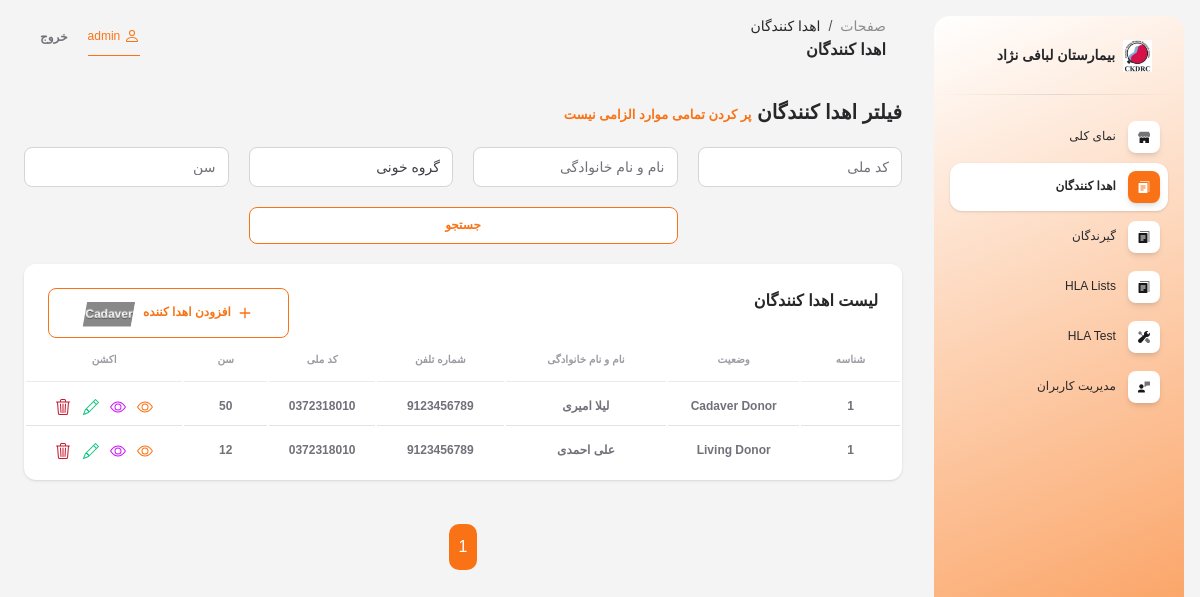
The app's page /donors/ (signed in), older data.
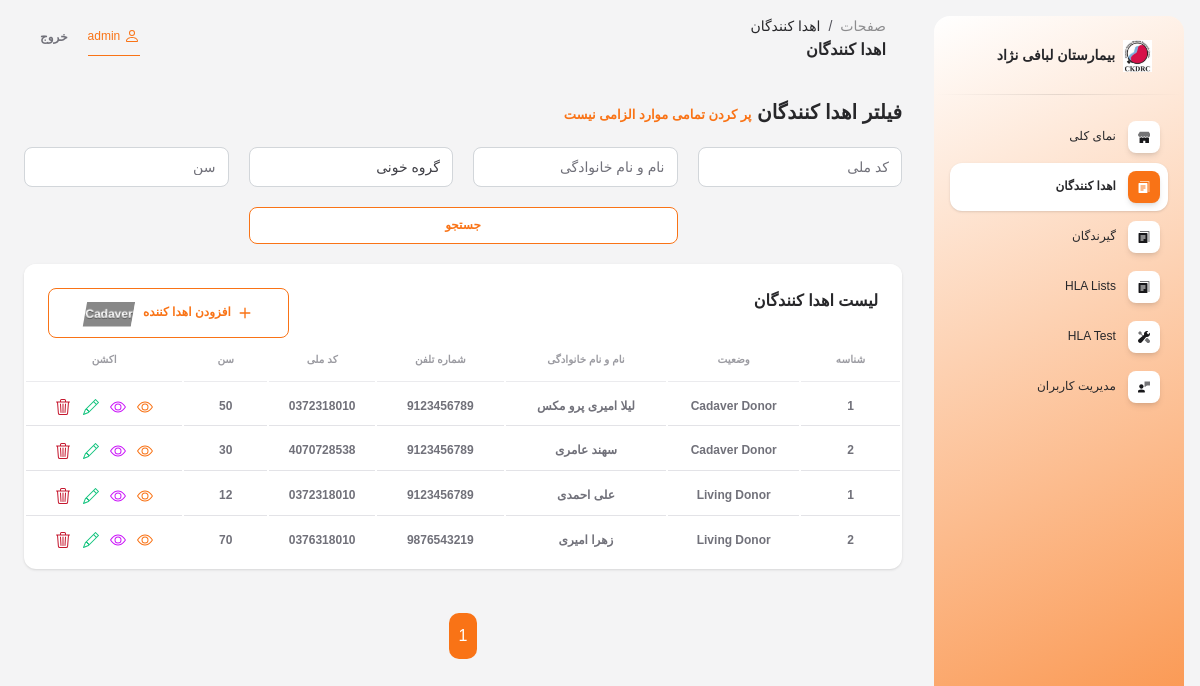
The same page, newer data.
### referees/models.py (models this page shows, shortened)
class Donor(models.Model):
    gender_choices = [
        ('1', 'مرد'),
        ('2', 'زن'),
    ]
    blood_group_choices = [
        ('A', 'A'),
        ('B', 'B'),
        ('AB', 'AB'),
        ('O', 'O'),
    ]
    status_choices = [
        ('1', 'Cadaver Donor'),
        ('2', 'Living Donor'),
    ]
    pcr_based_pdf = models.FileField(verbose_name='PCR Based PDF', upload_to='donor_pdf/', blank=True, null=True)
    full_name = models.CharField(verbose_name='نام و نام خانوادگی', max_length=200)
    national_code = models.CharField(verbose_name='کد ملی', max_length=15)
    phone_number = models.CharField(verbose_name='شماره تماس', max_length=50)
    gender = models.CharField(verbose_name='جنسیت', choices=gender_choices, max_length=1)
    pregnancies_number = models.IntegerField(verbose_name='تعداد بارداری (اختیاری)', null=True, blank=True)
    age = models.IntegerField(verbose_name='سن')
    blood_group = models.CharField(verbose_name='گروه خونی', max_length=2, choices=blood_group_choices)
    recipient_blood_group = MultiSelectField(verbose_name='گروه خونی مناسب برای گیرنده', help_text='این مقدار توسط سیستیم تعین می گردد', max_length=50, choices=blood_group_choices)
    min_recipient_age = models.IntegerField(verbose_name='حداقل سن مناسب برای گیرنده', help_text='این مقدار توسط سیستیم تعین می گردد')
    max_recipient_age = models.IntegerField(verbose_name='حداکثر سن مناسب برای گیرنده', help_text='این مقدار توسط سیستیم تعین می گردد')
    status = models.CharField(verbose_name='وضعیت', max_length=1, choices=status_choices, help_text='این مقدار توسط سیستیم تعین می گردد')
    hla_a_1 = models.ForeignKey(HlaA, on_delete=models.DO_NOTHING, verbose_name='HLA A (allele 1)', related_name='hla_a_1_%(class)s')
    hla_a_2 = models.ForeignKey(HlaA, on_delete=models.DO_NOTHING, verbose_name='HLA A (allele 2)', related_name='hla_a_2_%(class)s')
    hla_b_1 = models.ForeignKey(HlaB, on_delete=models.DO_NOTHING, verbose_name='HLA B (allele 1)', related_name='hla_b_1_%(class)s')
    hla_b_2 = models.ForeignKey(HlaB, on_delete=models.DO_NOTHING, verbose_name='HLA B (allele 2)', related_name='hla_b_2_%(class)s')
    hla_drb1_1 = models.ForeignKey(HlaDRB1, on_delete=models.DO_NOTHING, verbose_name='HLA DRB1 (allele 1)', related_name='hla_drb1_1_%(class)s')
    hla_drb1_2 = models.ForeignKey(HlaDRB1, on_delete=models.DO_NOTHING, verbose_name='HLA DRB1 (allele 2)', related_name='hla_drb1_2_%(class)s')
    hla_drb_1 = models.ForeignKey(HlaDRB, on_delete=models.DO_NOTHING, verbose_name='HLA DRB (allele 1)', null=True, blank=True, related_name='hla_drb_1_%(class)s')
    hla_drb_2 = models.ForeignKey(HlaDRB, on_delete=models.DO_NOTHING, verbose_name='HLA DRB (allele 2)', null=True, blank=True, related_name='hla_drb_2_%(class)s')
    hla_dqb1_1 = models.ForeignKey(HlaDQB1, on_delete=models.DO_NOTHING, verbose_name='HLA DQB1 (allele 1)', related_name='hla_dqb1_1_%(class)s')
    hla_dqb1_2 = models.ForeignKey(HlaDQB1, on_delete=models.DO_NOTHING, verbose_name='HLA DQB1 (allele 2)', related_name='hla_dqb1_2_%(class)s')
    class Meta:
        verbose_name = 'اهدا کننده'
        verbose_name_plural = 'اهدا کنندگان'
        abstract = True

class CadaverDonor(Donor):
    kdpi = models.FloatField(verbose_name='KDPI', help_text='عددی بین 0 تا 100')
    class Meta:
        verbose_name = 'اهدا کننده مرگ مغزی'
        verbose_name_plural = 'اهدا کنندگان مرگ مغزی'

class LivingDonor(Donor):
    class Meta:
        verbose_name = 'اهدا کننده زنده'
        verbose_name_plural = 'اهدا کنندگان زنده'

### referees/views.py (the view)
# urls.py: path('donors/', DonorListView.as_view(), name='donor_list'),
class DonorListView(LoginRequiredMixin, ListView):
    template_name = 'donors/donor_list.html'
    paginate_by = 100
    context_object_name = 'donors'
    def get_queryset(self):
        search_query = self.request.GET.get('q')
        blood_group = self.request.GET.get('blood_group')
        national_code = self.request.GET.get('national_code')
        age = self.request.GET.get('age')
        filters = {}
        if blood_group:
            filters['blood_group'] = blood_group
        if national_code:
            filters['national_code'] = national_code
        if age:
            filters['age'] = age
        cadaver_donors = CadaverDonor.objects.filter(**filters)
        living_donors = LivingDonor.objects.filter(**filters)
        if search_query:
            cadaver_donors = cadaver_donors.filter(Q(full_name__icontains=search_query))
            living_donors = living_donors.filter(Q(full_name__icontains=search_query))
        combined = list(chain(cadaver_donors, living_donors))
        return combined

### templates/donors/donor_list.html (shortened to what this page needs)
{% extends 'base.html' %}
{% load static %}
{% block page1 %}
اهدا کنندگان
{% endblock %}
{% block page2 %}
اهدا کنندگان
{% endblock %}
{% block contain %}
<div class="row">
    <div class="col-12">
        <h5>فیلتر اهدا کنندگان <span style="font-size: small; color: #f97316;">پر کردن تمامی موارد الزامی نیست</span></h5>
        <form method="get" class="my-form">
            <input title="کد ملی" type="number" name="national_code" class="form-control w-40" placeholder="کد ملی" style="width: 100% !important;"
                value="{{ request.GET.national_code }}">
            <input title="نام و نام خانوادگی" type="text" name="q" class="form-control w-40" placeholder="نام و نام خانوادگی" style="width: 100% !important;"
                value="{{ request.GET.q }}">
            <select name="blood_group" class="form-control" title="گروه خونی">
                <option value="">گروه خونی</option>
            </select>
            <input title="سن" type="number" name="age" class="form-control w-40" placeholder="سن" style="width: 100% !important;"
                value="{{ request.GET.age }}">
            <button class="my-btn" style="background-color: #fff; border: 1px solid #f97316; border-radius: 0.5rem; color: #f97316; padding: 8px 32px; font-size: 0.75rem; font-weight: 700;">جستجو</button>
        </form>
    </div>
    <div class="col-12">
        {% include "includes/donors_table_white.html" %}
    </div>
    <div class="col-12">
        <div class="page">
            {% for num in page_obj.paginator.page_range %}
            {% if page_obj.number == num %}
            <a href="{% url 'donor_list' %}?page={{ num }}" class="number">{{ num }}</a>
            {% elif num > page_obj.number|add:'-3' and num < page_obj.number|add:'3' %}
            <a href="{% url 'donor_list' %}?page={{ num }}" class="number">{{ num }}</a>
            {% endif %}
            {% endfor %}
        </div>
    </div>
</div>
{% endblock %}

### templates/includes/donors_table_white.html (shortened to what the changed rows need)
<div class="card mb-4">
    <div class="card-body px-0 pt-0 pb-2">
        <div class="table-responsive p-0">
            <table class="table align-items-center mb-0">
                <thead>
                    <tr>
                        <th class="text-center text-uppercase text-secondary text-xxs font-weight-bolder opacity-7">
                            شناسه</th>
                        <th class="text-center text-uppercase text-secondary text-xxs font-weight-bolder opacity-7">
                            وضعیت</th>
                        <th class="text-center text-uppercase text-secondary text-xxs font-weight-bolder opacity-7">
                            نام و نام خانوادگی</th>
                        <th class="text-center text-uppercase text-secondary text-xxs font-weight-bolder opacity-7">
                            شماره تلفن</th>
                        <th class="text-center text-uppercase text-secondary text-xxs font-weight-bolder opacity-7">
                            کد ملی</th>
                        <th class="text-center text-uppercase text-secondary text-xxs font-weight-bolder opacity-7">
                            سن</th>
                        <th class="text-center text-uppercase text-secondary text-xxs font-weight-bolder opacity-7">
                            اکشن</th>
                    </tr>
                </thead>
                <tbody>
                    {% if donors %}
                    {% for donor in donors %}
                    <tr>
                        <td class="align-middle text-center">
                            <span class="text-secondary text-xs font-weight-bold">{{ donor.id }}</span>
                        </td>
                        <td class="align-middle text-center">
                            <span class="text-secondary text-xs font-weight-bold">{{ donor.get_status_display }}</span>
                        </td>
                        <td class="align-middle text-center">
                            <span class="text-secondary text-xs font-weight-bold">{{ donor.full_name }}</span>
                        </td>
                        <td class="align-middle text-center">
                            <span class="text-secondary text-xs font-weight-bold">{{ donor.phone_number }}</span>
                        </td>
                        <td class="align-middle text-center">
                            <span class="text-secondary text-xs font-weight-bold">{{ donor.national_code }}</span>
                        </td>
                        <td class="align-middle text-center">
                            <span class="text-secondary text-xs font-weight-bold">{{ donor.age }}</span>
                        </td>
                        <td class="align-middle text-center">
                            {% if donor.status == '1' %}
                            <a href="{% url 'cadaver_donor_detail' donor.id %}" title="جزئیات" style="padding: 0 4px;">
                                <span class="text-secondary text-xs font-weight-bold">
                                </span>
                            </a>
                            <a href="{% url 'select_recipients_for_cadaver_donor' donor.id %}" title="جزئیات" style="padding: 0 4px;">
                                <span class="text-secondary text-xs font-weight-bold">
                                </span>
                            </a>
                            <a href="{% url 'cadaver_donor_update' donor.id %}" title="ویرایش" style="padding: 0 4px;">
                                <span class="text-secondary text-xs font-weight-bold">
                                </span>
                            </a>
                            <a href="{% url 'cadaver_donor_delete' donor.id %}" title="حذف" style="padding: 0 4px;">
                                <span class="text-secondary text-xs font-weight-bold">
                                </span>
                            </a>
                            {% else %}
                            <a href="{% url 'living_donor_detail' donor.id %}" title="جزئیات" style="padding: 0 4px;">
                                <span class="text-secondary text-xs font-weight-bold">
                                </span>
                            </a>
                            <a href="{% url 'select_recipients_for_living_donor' donor.id %}" title="جزئیات" style="padding: 0 4px;">
                                <span class="text-secondary text-xs font-weight-bold">
                                </span>
                            </a>
                            <a href="{% url 'living_donor_update' donor.id %}" title="ویرایش" style="padding: 0 4px;">
                                <span class="text-secondary text-xs font-weight-bold">
                                </span>
                            </a>
                            <a href="{% url 'living_donor_delete' donor.id %}" title="حذف" style="padding: 0 4px;">
                                <span class="text-secondary text-xs font-weight-bold">
                                </span>
                            </a>
                            {% endif %}
                        </td>
                    </tr>
                    {% endfor %}
                    {% else %}
                    <tr>
                        <td colspan="7" class="align-middle text-center">
                            <span class="text-secondary text-xs font-weight-bold">موردی یافت نشد</span>
                        </td>
                    </tr>
                    {% endif %}
                </tbody>
            </table>
        </div>
    </div>
</div>

Row changes from the older to the newer data that the page shows:
changed CadaverDonor id 1: full_name "ﻟﯿﻼ ﺍﻣﯿﺮﯼ" → "ﻟﯿﻼ ﺍﻣﯿﺮﯼ پرو مکس"
added CadaverDonor: id "2", status "Cadaver Donor", full_name "سهند عامری", phone_number "9123456789", national_code "4070728538", age "30"
added LivingDonor: id "2", status "Living Donor", full_name "زهرا ﺍﻣﯿﺮﯼ", phone_number "9876543219", national_code "0376318010", age "70"
